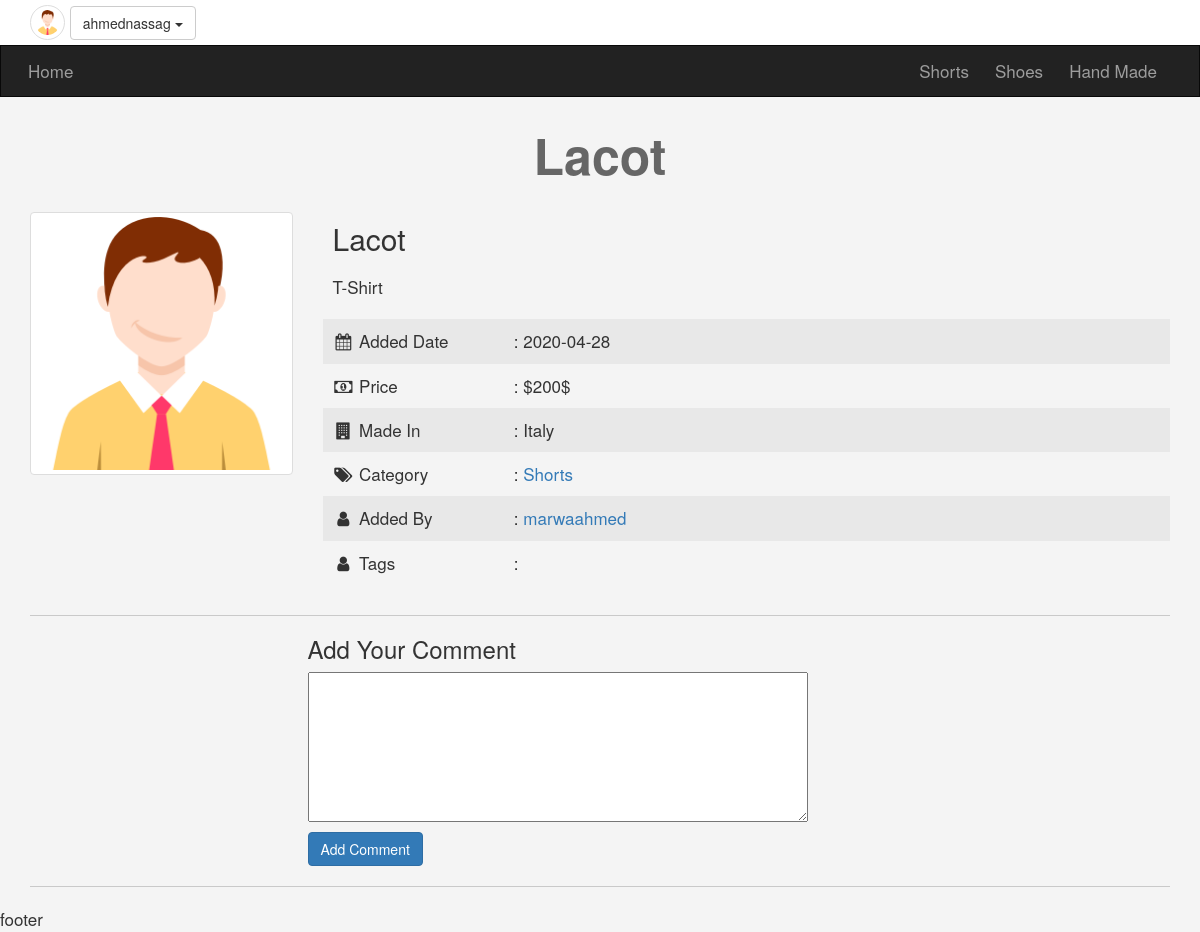
The app's page /items.php?item_id=2 (signed in) with its own data.
### tables this page shows
CREATE TABLE `categories` (
  `id` int(11) NOT NULL,
  `name` varchar(255) NOT NULL,
  `description` text NOT NULL,
  `parent` int(11) NOT NULL,
  `ordering` int(11) DEFAULT NULL,
  `visibility` tinyint(4) NOT NULL DEFAULT '0',
  `allow_comments` tinyint(4) NOT NULL DEFAULT '0',
  `allow_ads` tinyint(4) NOT NULL DEFAULT '0'
);

CREATE TABLE `items` (
  `item_id` int(11) NOT NULL,
  `name` varchar(255) NOT NULL,
  `description` text NOT NULL,
  `price` varchar(255) NOT NULL,
  `add_date` date NOT NULL,
  `country_made` varchar(255) NOT NULL,
  `image` varchar(255) NOT NULL,
  `status` varchar(255) NOT NULL,
  `rating` smallint(6) NOT NULL,
  `approve` tinyint(4) NOT NULL DEFAULT '0',
  `cat_id` int(11) NOT NULL,
  `member_id` int(11) NOT NULL,
  `tags` varchar(255) NOT NULL
);

CREATE TABLE `users` (
  `userId` int(11) NOT NULL,
  `username` varchar(255) NOT NULL,
  `password` varchar(255) NOT NULL,
  `email` varchar(255) NOT NULL,
  `fullName` varchar(255) NOT NULL,
  `groupId` int(11) NOT NULL DEFAULT '0',
  `trustStatus` int(11) NOT NULL DEFAULT '0',
  `regStatus` int(11) NOT NULL DEFAULT '0',
  `date` date NOT NULL,
  `avatar` varchar(255) NOT NULL
);

### init.php (called while the page is built, shortened)
<?php
	include('admin/connect.php');
	$tpl  = 'includes/templates/';
	$func = 'includes/functions/';
	include($func.'function.php');
	include($tpl.'header.php');
	include($tpl.'navbar.php');
?>

### includes/functions/function.php (called while the page is built, shortened)
<?php
function getAll($field,$table,$where = NULL,$and = NULL,$orderField,$ordering = 'DESC')
{
	global $con;
	$stmt = $con->prepare("SELECT $field FROM $table $where $and ORDER BY $orderField $ordering");
	$stmt->execute();
	$all = $stmt->fetchAll();
	return $all;
}
?>

### items.php (the view, shortened to what this page needs)
<?php
	include('init.php');
	if (isset($_GET['item_id']) && is_numeric($_GET['item_id']))
	{
		$item_id = intval($_GET['item_id']);
	}
	else
	{
		$item_id = 0;
	}
	$stmt  = $con->prepare("SELECT items.*,categories.name AS cat_name,users.username
							FROM items
							INNER JOIN categories ON categories.id = items.cat_id
							INNER JOIN users ON users.userId = items.member_id
							WHERE item_id = ? AND approve = 1
						  ");
	$stmt->execute(array($item_id));
	$count = $stmt->rowCount();
	$item  = $stmt->fetch();
	if($count > 0)
	{
?>
<h1 class="text-center"><?php echo $item['name']?></h1>
<div class="container">
	<div class="row">
		<div class="col-md-3">
			<img class="img-responsive img-thumbnail center-block" src="img.png" alt="">
		</div>
		<div class="col-md-9 item-info">
			<h2><?php echo $item['name']?></h2>
			<p><?php echo $item['description']?></p>
			<ul class="list-unstyled">
				<li>
					<i class="fa fa-calendar fa-fw"></i>
					<span>Added Date</span> : <?php echo $item['add_date']?>
				</li>
				<li>
					<i class="fa fa-money fa-fw"></i>
					<span>Price</span> : $<?php echo $item['price']?>
				</li>
				<li>
					<i class="fa fa-building fa-fw"></i>
					<span>Made In</span> : <?php echo $item['country_made']?>
				</li>
				<li>
					<i class="fa fa-tags fa-fw"></i>
					<span>Category</span> : <a href="categories.php?pageId=<?php echo $item['cat_id']?>"><?php echo $item['cat_name']?></a>
				</li>
				<li>
					<i class="fa fa-user fa-fw"></i>
					<span>Added By</span> : <a href="3"><?php echo $item['username']?></a>
				</li>
				<li class="tags-items">
					<i class="fa fa-user fa-fw"></i>
					<span>Tags</span> :
				</li>
			</ul>
		</div>
	</div>
	<hr class="custom-hr">
	<?php
		if(isset($_SESSION['user']))
		{
	?>
	<div class="row">
		<div class="col-md-offset-3">
			<div class="add-comment">
				<h3>Add Your Comment</h3>
				<form action="<?php echo $_SERVER['PHP_SELF'] .'?item_id='.$item['item_id']?>" method='POST'>
					<textarea name="comment" required="required"></textarea>
					<input class="btn btn-primary" type="submit" value="Add Comment">
				</form>
			</div>
		</div>
	</div>
	<?php
		}
		else
		{
			echo '<a href="login.php">Login</a> Or <a href="login.php">Register</a> To Add Comment';
		}
	?>
	<hr class="custom-hr">
</div>
<?php
	}
	else
	{
		echo '<div class="alert-danger">there is no such id or this item is waitting approval</div>';
	}
	include($tpl.'footer.php');
?>

### includes/templates/navbar.php (shortened to what this page needs)
<nav class="navbar navbar-inverse">
	<div class="container">
		<div class="navbar-header">
			<a class="navbar-brand" href="index.php">Home</a>
		</div>
		<div class="collapse navbar-collapse" id="app-nav">
			<ul class="nav navbar-nav navbar-right">
				<?php
					$categories = getAll("*","categories","WHERE parent = 0","","id","ASC");
					foreach ($categories as $cat)
					{
						echo '<li><a href="categories.php?pageId='.$cat['id'].'">'.$cat['name'].'</a></li>';
					}
				?>
			</ul>
		</div>
	</div>
</nav>

### layout/css/frontend.css (style rules this page uses)
body { background-color: #F4F4F4; font-size: 17px; }
h1 { font-size: 50px; margin: 30px 0; font-weight: bold; color: #666; }
.navbar { border-radius: 0; margin-bottom: 0; }
.nav > li > a, .navbar-brand { padding: 15px 13px; }
.navbar-brand { font-size: 1em; }
.item-info h2 { padding: 10px; margin: 0; }
.item-info p { padding: 10px; }
.item-info ul li { padding: 10px; }
.item-info ul li:nth-child(odd) { background-color: #e8e8e8; }
.item-info ul li span { display: inline-block; width: 150px; }
.add-comment h3 { margin: 0 0 10px; }
.add-comment textarea { display: block; margin-bottom: 10px; width: 500px; height: 150px; }
.custom-hr { border-top: 1px solid #c9c9c9; }

### records on screen
categories: name "Shorts"
categories: name "Shoes"
categories: name "Hand Made"
items: name "Lacot", description "T-Shirt", add_date "2020-04-28", price "200$", country_made "Italy", cat.name "Shorts", member.username "marwaahmed"

### other values on screen
$session_user "ahmednassag"
